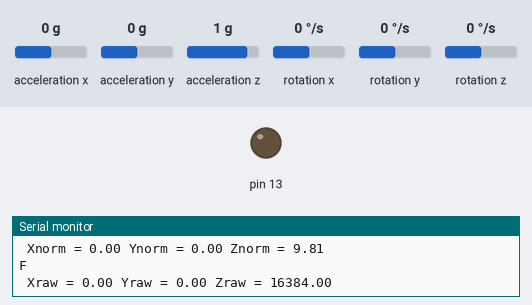
Bench run of a sketch on a simulated Arduino Uno, built with avr-gcc and run on an emulated ATmega328P. Shown: output pins drawn as LEDs (lit = HIGH), the last lines printed to the serial monitor. The test bench sets the inputs (shaded band); at power-on: acceleration x 0 g, acceleration y 0 g, acceleration z 1 g, rotation x 0 °/s, rotation y 0 °/s, rotation z 0 °/s.

Above: at 1.3 s.
1.4 s: acceleration x set to 0.8 g
4.4 s: acceleration x set to 1.1 g
At 5.7 s:
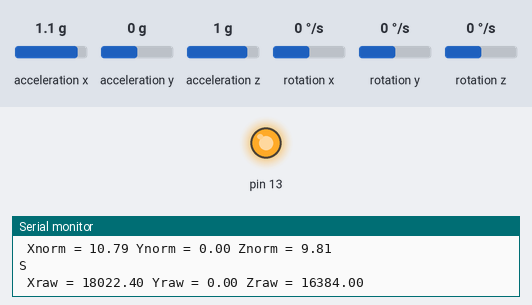
9.0 s: acceleration x set to -1.4 g
At 9.6 s:
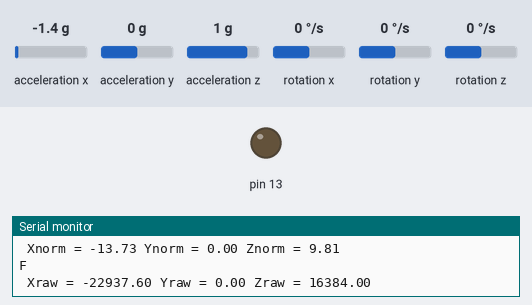
Timing chart, 0 to 11.6 s (numbered marks = the images above; inputs shaded):
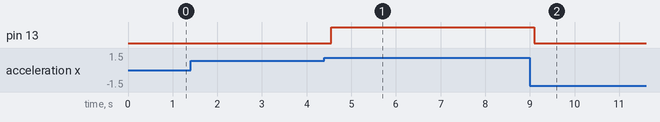

Measured:
- the behaviour switches between 0.9 and 1 g on acceleration x (found by bisection; images 0 and 1)
- after the input at 4.4 s, pin 13: LOW → HIGH after 0.15 s
- after the input at 9.0 s, pin 13: HIGH → LOW after 0.10 s

The sketch:

Transmitter.ino
```cpp
/*
    MPU6050 Triple Axis Gyroscope & Accelerometer. Simple Accelerometer Example.
    Read more: http://www.jarzebski.pl/arduino/czujniki-i-sensory/3-osiowy-zyroskop-i-akcelerometr-mpu6050.html
    GIT: https://github.com/jarzebski/Arduino-MPU6050
    Web: http://www.jarzebski.pl
    (c) 2014 by Korneliusz Jarzebski
*/

#include <Wire.h>
#include <MPU6050.h>

MPU6050 mpu;

void setup()
{
  pinMode(13,OUTPUT);
//  pinMode(2,OUTPUT);//LEFT
//  pinMode(3,OUTPUT);
//  pinMode(4,OUTPUT);//WRITE
//  pinMode(5,OUTPUT);
  Serial.begin(9600);
//  Serial.begin(115200);

  Serial.println("Initialize MPU6050");

  while(!mpu.begin(MPU6050_SCALE_2000DPS, MPU6050_RANGE_2G))
  {
    Serial.println("Could not find a valid MPU6050 sensor, check wiring!");
    delay(500);
  }

  // If you want, you can set accelerometer offsets
  // mpu.setAccelOffsetX();
  // mpu.setAccelOffsetY();
  // mpu.setAccelOffsetZ();

  checkSettings();
}

void checkSettings()
{
  Serial.println();

  Serial.print(" * Sleep Mode:            ");
  Serial.println(mpu.getSleepEnabled() ? "Enabled" : "Disabled");

  Serial.print(" * Clock Source:          ");
  switch(mpu.getClockSource())
  {
    case MPU6050_CLOCK_KEEP_RESET:     Serial.println("Stops the clock and keeps the timing generator in reset"); break;
    case MPU6050_CLOCK_EXTERNAL_19MHZ: Serial.println("PLL with external 19.2MHz reference"); break;
    case MPU6050_CLOCK_EXTERNAL_32KHZ: Serial.println("PLL with external 32.768kHz reference"); break;
    case MPU6050_CLOCK_PLL_ZGYRO:      Serial.println("PLL with Z axis gyroscope reference"); break;
    case MPU6050_CLOCK_PLL_YGYRO:      Serial.println("PLL with Y axis gyroscope reference"); break;
    case MPU6050_CLOCK_PLL_XGYRO:      Serial.println("PLL with X axis gyroscope reference"); break;
    case MPU6050_CLOCK_INTERNAL_8MHZ:  Serial.println("Internal 8MHz oscillator"); break;
  }

  Serial.print(" * Accelerometer:         ");
  switch(mpu.getRange())
  {
    case MPU6050_RANGE_16G:            Serial.println("+/- 16 g"); break;
    case MPU6050_RANGE_8G:             Serial.println("+/- 8 g"); break;
    case MPU6050_RANGE_4G:             Serial.println("+/- 4 g"); break;
    case MPU6050_RANGE_2G:             Serial.println("+/- 2 g"); break;
  }

  Serial.print(" * Accelerometer offsets: ");
  Serial.print(mpu.getAccelOffsetX());
  Serial.print(" / ");
  Serial.print(mpu.getAccelOffsetY());
  Serial.print(" / ");
  Serial.println(mpu.getAccelOffsetZ());

  Serial.println();
}

void loop()
{
  Vector rawAccel = mpu.readRawAccel();
  Vector normAccel = mpu.readNormalizeAccel();

  Serial.print(" Xraw = ");
  Serial.print(rawAccel.XAxis);
  Serial.print(" Yraw = ");
  Serial.print(rawAccel.YAxis);
  Serial.print(" Zraw = ");

  Serial.println(rawAccel.ZAxis);
  Serial.print(" Xnorm = ");
  Serial.print(normAccel.XAxis);
  Serial.print(" Ynorm = ");
  Serial.print(normAccel.YAxis);
  Serial.print(" Znorm = ");
  Serial.println(normAccel.ZAxis);

  if(rawAccel.XAxis>15500)
  {
    digitalWrite(13,HIGH);
    Serial.println('S');

  }
  if(rawAccel.XAxis<15500)
  {
    digitalWrite(13,LOW);
    Serial.println('F');
  }


}
```
